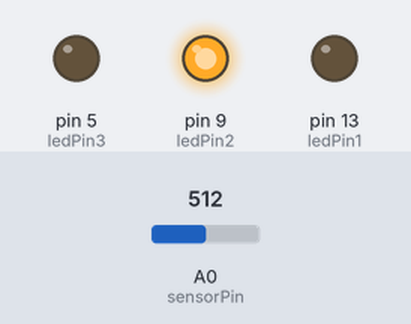
The sketch below on a simulated Arduino Uno, built with avr-gcc and run on an emulated ATmega328P. On the bench: output pins drawn as LEDs (lit = HIGH). Inputs (shaded band) come from the test bench; at power-on: A0 (sensorPin) = 512.

Above: at 0.4 s.
At 1.05 s:
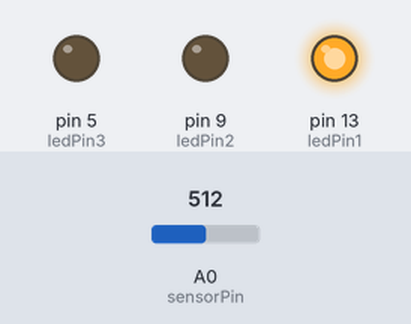
At 1.75 s:
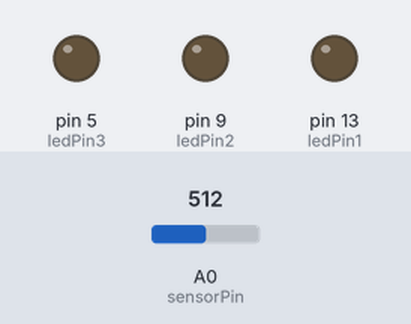
At 2.85 s:
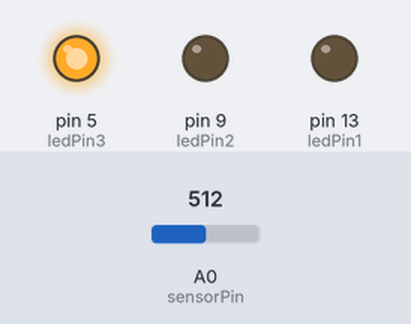
Timing chart, 0 to 3.1 s (numbered marks = the images above):
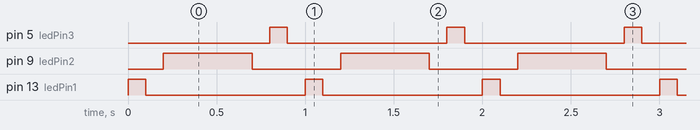

Measured:
- by itself, pin 5 (ledPin3), pin 13 (ledPin1): alternates HIGH for 0.10 s and LOW for 0.90 s
- by itself, pin 9 (ledPin2): alternates HIGH for 0.50 s and LOW for 0.50 s
- by itself, everything shown: repeats every 1.0 s, in 6 steps

The sketch:

overdue.ino
```cpp
int sensorPin = A0;    // select the input pin for the potentiometer
int ledPin1 = 13;
int ledPin2 = 9;
int ledPin3 = 5;// select the pin for the LED
int sensorValue = 0;  // variable to store the value coming from the sensor

void setup() {
  // declare the ledPin as an OUTPUT:
  pinMode(ledPin1, OUTPUT);
  pinMode(ledPin2, OUTPUT);
pinMode(ledPin3, OUTPUT);
}
void loop() {
  // read the value from the sensor:
  sensorValue = analogRead(sensorPin);

digitalWrite(ledPin1, HIGH);   // turn the LED on (HIGH is the voltage level)
  delay(100);                       // wait for a second
  digitalWrite(ledPin1, LOW);    // turn the LED off by making the voltage LOW
  delay(100);
  digitalWrite(ledPin2, HIGH);
  delay(500);
  digitalWrite(ledPin2, LOW);
  delay(100);
   digitalWrite(ledPin3, HIGH);
  delay(100);
   digitalWrite(ledPin3, LOW);
  delay(100);
}
```
